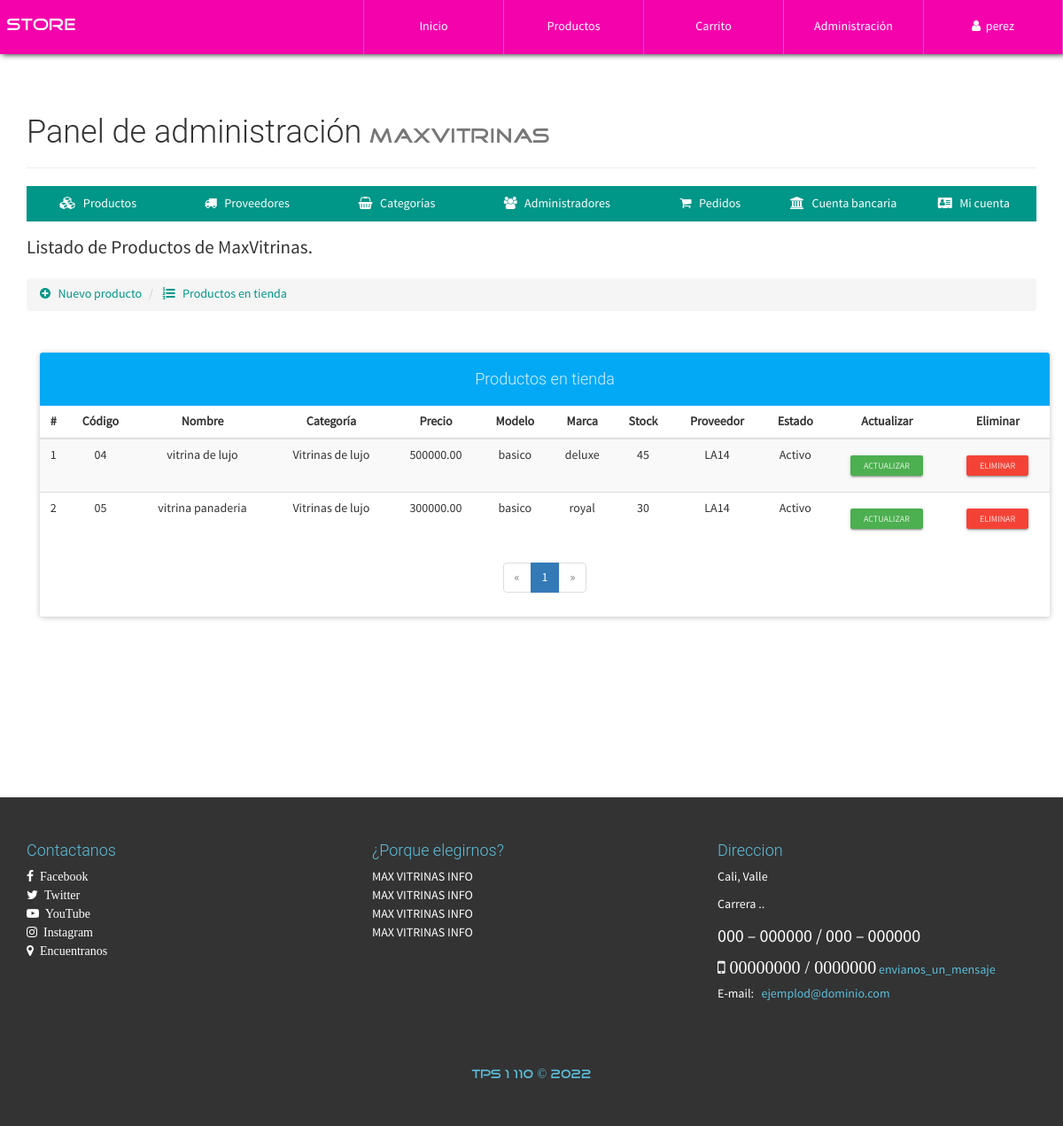
Screenshot of /configAdmin.php?view=productlist (signed in) with the database file from the repository.
### tables this page shows
CREATE TABLE `producto` (
  `id` int(20) NOT NULL,
  `CodigoProd` varchar(30) NOT NULL,
  `NombreProd` varchar(30) NOT NULL,
  `CodigoCat` varchar(30) NOT NULL,
  `Precio` decimal(30,2) NOT NULL,
  `Descuento` int(2) NOT NULL,
  `Modelo` varchar(30) NOT NULL,
  `Marca` varchar(30) NOT NULL,
  `Stock` int(20) NOT NULL,
  `NITProveedor` varchar(30) NOT NULL,
  `Imagen` varchar(150) NOT NULL,
  `Nombre` varchar(30) NOT NULL,
  `Estado` varchar(15) NOT NULL
);

CREATE TABLE `categoria` (
  `CodigoCat` varchar(30) NOT NULL,
  `Nombre` varchar(30) NOT NULL,
  `Descripcion` text NOT NULL
);

CREATE TABLE `proveedor` (
  `NITProveedor` varchar(30) NOT NULL,
  `NombreProveedor` varchar(30) NOT NULL,
  `Direccion` varchar(200) NOT NULL,
  `Telefono` varchar(20) NOT NULL,
  `PaginaWeb` varchar(30) NOT NULL
);

### library/consulSQL.php (called while the page is built, shortened)
<?php
class ejecutarSQL {
    public static function conectar(){
        if(!$con=  mysqli_connect(SERVER,USER,PASS,BD)){
            echo "Error en el servidor, verifique sus datos";
        }
        mysqli_set_charset($con, "utf8");
        return $con;
    }
    public static function consultar($query) {
        if (!$consul = mysqli_query(ejecutarSQL::conectar(), $query)) {
            echo 'Error en la consulta SQL ejecutada';
        }
        return $consul;
    }
}

### admin/productlist-view.php (the view, shortened to what this page needs)
<p class="lead">
    Listado de Productos de MaxVitrinas.
</p>
<ul class="breadcrumb" style="margin-bottom: 5px;">
    <li>
        <a href="configAdmin.php?view=product">
            <i class="fa fa-plus-circle" aria-hidden="true"></i> &nbsp; Nuevo producto
        </a>
    </li>
    <li>
        <a href="configAdmin.php?view=productlist"><i class="fa fa-list-ol" aria-hidden="true"></i> &nbsp; Productos en tienda</a>
    </li>
</ul>
<div class="container">
	<div class="row">
		<div class="col-xs-12">
            <br><br>
            <div class="panel panel-info">
              <div class="panel-heading text-center"><h4>Productos en tienda</h4></div>
                <div class="table-responsive">
                  <table class="table table-striped table-hover">
                      <thead class="">
                          <tr>
                          	  <th class="text-center">#</th>
                              <th class="text-center">Código</th>
                              <th class="text-center">Nombre</th>
                              <th class="text-center">Categoría</th>
                              <th class="text-center">Precio</th>
                              <th class="text-center">Modelo</th>
                              <th class="text-center">Marca</th>
                              <th class="text-center">Stock</th>
                              <th class="text-center">Proveedor</th>
                              <th class="text-center">Estado</th>
                              <th class="text-center">Actualizar</th>
                              <th class="text-center">Eliminar</th>
                          </tr>
                      </thead>
                      <tbody>
                        <?php
                        	$mysqli = mysqli_connect(SERVER, USER, PASS, BD);
							mysqli_set_charset($mysqli, "utf8");
							$pagina = isset($_GET['pag']) ? (int)$_GET['pag'] : 1;
							$regpagina = 30;
							$inicio = ($pagina > 1) ? (($pagina * $regpagina) - $regpagina) : 0;
							$productos=mysqli_query($mysqli,"SELECT SQL_CALC_FOUND_ROWS * FROM producto LIMIT $inicio, $regpagina");
							$totalregistros = mysqli_query($mysqli,"SELECT FOUND_ROWS()");
							$totalregistros = mysqli_fetch_array($totalregistros, MYSQLI_ASSOC);
							$numeropaginas = ceil($totalregistros["FOUND_ROWS()"]/$regpagina);
							$cr=$inicio+1;
                            while($prod=mysqli_fetch_array($productos, MYSQLI_ASSOC)){
                        ?>
                        <tr>
                        	<td class="text-center"><?php echo $cr; ?></td>
                        	<td class="text-center"><?php echo $prod['CodigoProd']; ?></td>
                        	<td class="text-center"><?php echo $prod['NombreProd']; ?></td>
                        	<td class="text-center">
                        		<?php
                        			$categ=ejecutarSQL::consultar("SELECT Nombre FROM categoria WHERE CodigoCat='".$prod['CodigoCat']."'");
                        			$datc=mysqli_fetch_array($categ, MYSQLI_ASSOC);
                        			echo $datc['Nombre'];
                        		?>
                        	</td>
                        	<td class="text-center"><?php echo $prod['Precio']; ?></td>
                        	<td class="text-center"><?php echo $prod['Modelo']; ?></td>
                        	<td class="text-center"><?php echo $prod['Marca']; ?></td>
                        	<td class="text-center"><?php echo $prod['Stock']; ?></td>
                        	<td class="text-center">
                        		<?php
                        			$prov=ejecutarSQL::consultar("SELECT NombreProveedor FROM proveedor WHERE NITProveedor='".$prod['NITProveedor']."'");
                        			$datp=mysqli_fetch_array($prov, MYSQLI_ASSOC);
                        			echo $datp['NombreProveedor'];
                        		?>
                        	</td>
                        	<td class="text-center">
                        		<?php echo $prod['Estado']; ?>
                        	</td>
                        	<td class="text-center">
                        		<a href="configAdmin.php?view=productinfo&code=<?php echo $prod['CodigoProd']; ?>" class="btn btn-raised btn-xs btn-success">Actualizar</a>
                        	</td>
                        	<td class="text-center">
                        		<form action="process/delprod.php" method="POST" class="FormCatElec" data-form="delete">
                        			<button type="submit" class="btn btn-raised btn-xs btn-danger">Eliminar</button>
                        		</form>
                        	</td>
                        </tr>
                        <?php
                        	$cr++;
                        	}
                        ?>
                      </tbody>
                  </table>
                </div>
                <?php if($numeropaginas>=1): ?>
              	<div class="text-center">
                  <ul class="pagination">
                    <?php if($pagina == 1): ?>
                        <li class="disabled">
                            <a>
                                <span aria-hidden="true">&laquo;</span>
                            </a>
                        </li>
                    <?php endif; ?>
                    <?php
                        for($i=1; $i <= $numeropaginas; $i++ ){
                            if($pagina == $i){
                                echo '<li class="active"><a href="configAdmin.php?view=productlist&pag='.$i.'">'.$i.'</a></li>';
                            }else{
                                echo '<li><a href="configAdmin.php?view=productlist&pag='.$i.'">'.$i.'</a></li>';
                            }
                        }
                    ?>
                    <?php if($pagina == $numeropaginas): ?>
                        <li class="disabled">
                            <a>
                                <span aria-hidden="true">&raquo;</span>
                            </a>
                        </li>
                    <?php endif; ?>
                  </ul>
                </div>
                <?php endif; ?>
            </div>
        </div>
	</div>
</div>

### css/style.css (style rules this page uses)
body { font-family: "FontFamilySPro"; line-height: 1.5; font-size: 1.4em; width: 100%; height: 100%; margin: 0px; padding: 0px; background-position: center center; background-repeat: no-repeat; background-attachment: fixed; background-size: cover; background-color: #fff; }
#container-page-configAdmin { background-image: url(../assets/img/font-registration.JPG); }

### rows the page displays
producto: CodigoProd "04", NombreProd "vitrina de lujo", CodigoCat.Nombre "Vitrinas de lujo", Precio "500000.00", Modelo "basico", Marca "deluxe", Stock "45", NITProveedor.NombreProveedor "LA14", Estado "Activo"
producto: CodigoProd "05", NombreProd "vitrina panaderia", CodigoCat.Nombre "Vitrinas de lujo", Precio "300000.00", Modelo "basico", Marca "royal", Stock "30", NITProveedor.NombreProveedor "LA14", Estado "Activo"

### other values shown
$_SESSION['nombreAdmin'] "perez"
